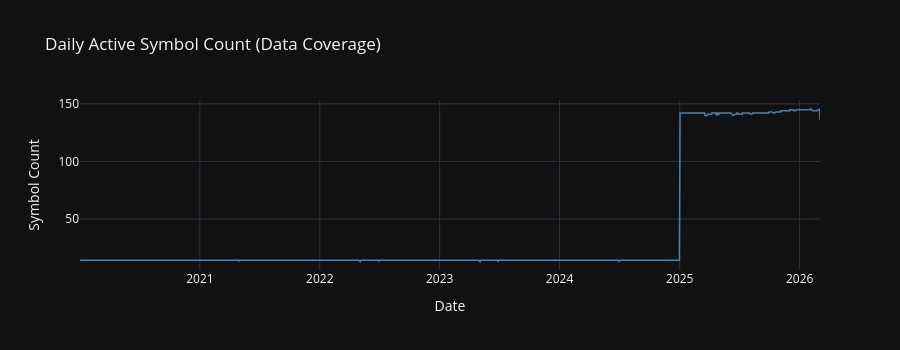

Here is the notebook cell this chart was saved with:
### Markdown cell above
## 2. Date Range Distribution

### Code cell
if not coverage_df.empty:
    try:
        daily_counts = con.execute(f"""
            SELECT
                CAST(date AS VARCHAR) AS trade_date,
                COUNT(DISTINCT symbol) AS active_symbols,
                COUNT(*) AS total_bars
            FROM read_parquet('{KLINE_GLOB}', union_by_name=true)
            GROUP BY date
            ORDER BY date
        """).df()

        fig = go.Figure()
        fig.add_trace(go.Scatter(
            x=daily_counts['trade_date'],
            y=daily_counts['active_symbols'],
            mode='lines',
            name='Active Symbols',
            line=dict(color='steelblue', width=1.5),
        ))
        fig.update_layout(
            title='Daily Active Symbol Count (Data Coverage)',
            xaxis_title='Date',
            yaxis_title='Symbol Count',
            height=350,
        )
        fig.show()
    except Exception as e:
        print(f'Query error: {e}')

### Figure 1 — Plotly figure (JSON) as saved in the notebook; plotly's stock layout.template omitted (floating-point values rounded to 4 significant figures; data arrays with more than 128 entries replaced by an {"elided": "..."} marker saying what was removed)
{"data": [{"line": {"color": "steelblue", "width": 1.5}, "mode": "lines", "name": "Active Symbols", "x": {"elided": "1492 str values"}, "y": {"elided": "1492 int values"}, "type": "scatter"}], "layout": {"title": {"text": "Daily Active Symbol Count (Data Coverage)"}, "xaxis": {"title": {"text": "Date"}}, "yaxis": {"title": {"text": "Symbol Count"}}, "height": 350}}
